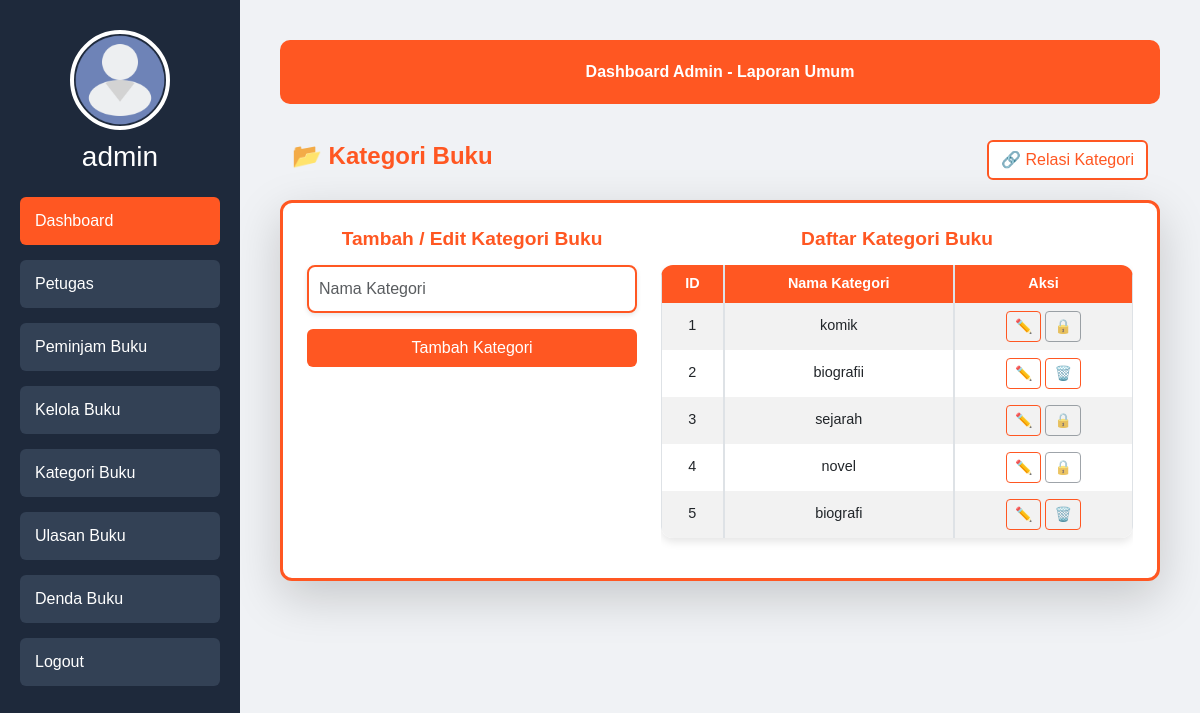
/modul/admin.php?page=kategori (signed in), run on the app's committed database.
### tables this page shows
CREATE TABLE `kategoribuku` (
  `KategoriID` int(11) NOT NULL,
  `NamaKategori` varchar(255) DEFAULT NULL
);

### lib/koneksi.php (called while the page is built, shortened)
<?php
class Database {
    private $host = "localhost";
    private $user = "root";
    private $pass = "majumapan";
    private $dbname = "digitalibrary";
    public function __construct() {
        try {
            $this->conn = new PDO("mysql:host=$this->host;dbname=$this->dbname;charset=utf8", $this->user, $this->pass);
        } catch (PDOException $e) {
            die("Koneksi gagal: " . $e->getMessage());
        }
    }
}
?>

### modul/kategoribuku.php (the view, shortened to what this page needs)
<?php
require_once "../lib/koneksi.php";
class KategoriBuku {
    private $conn;
    public function __construct() {
        $database = new Database();
        $this->conn = $database->conn;
    }
    public function getAllKategori() {
        $stmt = $this->conn->prepare("SELECT * FROM kategoribuku ORDER BY KategoriID ASC");
        $stmt->execute();
        return $stmt->fetchAll(PDO::FETCH_ASSOC);
    }
    public function kategoriTerpakai($id) {
        $sql = "SELECT 1 FROM kategoribuku_relasi WHERE KategoriID = :id LIMIT 1";
        $stmt = $this->conn->prepare($sql);
        $stmt->bindParam(":id", $id);
        $stmt->execute();
        return $stmt->fetch() !== false;
    }
}
$kategoriBuku = new KategoriBuku();
$kategoriList = $kategoriBuku->getAllKategori();
?>
<div class="container mt-3 d-flex justify-content-between align-items-center">
    <h2 style="color: #FF5722; font-weight: 600; font-size: 1.5rem;">📂 Kategori Buku</h2>
    <a href="?page=relasi" class="btn btn-orange">🔗 Relasi Kategori</a>
</div>
<div class="card shadow-lg p-4 border-3" style="border-color: #FF5722; margin-top:20px;">
    <div class="row">
        <div class="col-md-5">
            <h5 style="color: #FF5722; font-weight: 600; font-size: 1.2rem;">Tambah / Edit Kategori Buku</h5>
            <form action="" method="POST" style="margin-top:15px;">
                <input type="text" name="namaKategori" id="namaKategori" class="form-control mb-3" placeholder="Nama Kategori" required>
                <button type="submit" name="tambah" class="btn w-100 btn-tambah" style="background-color: #FF5722; color: #fff;">Tambah Kategori</button>
            </form>
        </div>
        <div class="col-md-7">
            <h5 style="color: #FF5722; font-weight: 600; font-size: 1.2rem;">Daftar Kategori Buku</h5>
            <div class="table-responsive" style="max-height: 400px; overflow-x: auto; margin-top:15px;">
                <table class="table table-bordered table-striped align-middle">
                    <thead>
                        <tr>
                            <th>ID</th>
                            <th>Nama Kategori</th>
                            <?php if (isset($_SESSION['role']) && $_SESSION['role'] === 'admin'): ?>
                                <th>Aksi</th>
                            <?php endif; ?>
                        </tr>
                    </thead>
                    <tbody>
                        <?php
                        $no = 1;
                        foreach ($kategoriList as $row):
                            $adaRelasi = $kategoriBuku->kategoriTerpakai($row['KategoriID']);
                        ?>
                        <tr>
                            <td class="text-center"><?= $no++; ?></td>
                            <td><?= htmlspecialchars($row["NamaKategori"]) ?></td>
                            <?php if (isset($_SESSION['role']) && $_SESSION['role'] === 'admin'): ?>
                            <td class="text-center">
                                <button class="btn btn-outline-warning btn-sm" onclick="editKategori('<?= $row['KategoriID'] ?>', '<?= $row['NamaKategori'] ?>')" style="border-color: #FF5722; color: #FF5722;">✏️</button>
                                <?php if (!$adaRelasi): ?>
                                    <a href="?page=kategori&delete=<?= $row['KategoriID'] ?>" class="btn btn-outline-danger btn-sm" style="border-color: #FF5722; color: #FF5722;" onclick="return confirm('Yakin ingin menghapus kategori ini?')">🗑️</a>
                                <?php else: ?>
                                    <button class="btn btn-outline-secondary btn-sm" disabled title="Kategori sedang digunakan">🔒</button>
                                <?php endif; ?>
                            </td>
                            <?php endif; ?>
                        </tr>
                        <?php endforeach; ?>
                    </tbody>
                </table>
            </div>
        </div>
    </div>
</div>

### modul/admin.php (style rules this page uses)
body { font-family: "Poppins", sans-serif; background: #f0f2f5; margin: 0; display: flex; height: 100vh; overflow: hidden; }
.card { background: #fff; padding: 25px; border-radius: 12px; box-shadow: 0 6px 12px rgba(0, 0, 0, 0.1); text-align: center; transition: transform 0.3s, box-shadow 0.3s; }

### modul/kategoribuku.php (style rules this page uses)
.btn-tambah, .btn-update { transition: background-color 0.3s ease, transform 0.2s ease; }
.form-control { border: 2px solid #FF5722; border-radius: 8px; padding: 10px; box-shadow: 0 2px 5px rgba(0, 0, 0, 0.1); outline: none; transition: border-color 0.3s ease, box-shadow 0.3s ease; }
.table-responsive { max-height: 300px; overflow-y: auto; }
.table { font-size: 0.9rem; width: 100%; border-collapse: separate; border-spacing: 0; border-radius: 12px; overflow: hidden; box-shadow: 0 4px 8px rgba(0, 0, 0, 0.1); }
.table thead th { background-color: #FF5722; color: #fff; text-align: center; }
.table td, .table th { padding: 8px; white-space: nowrap; overflow: hidden; text-overflow: ellipsis; max-width: 200px; }
.btn-orange { background-color: #fff; color: #FF5722; border: 2px solid #FF5722; transition: background-color 0.3s, color 0.3s; }

### data on the page
kategoribuku: NamaKategori "komik"
kategoribuku: NamaKategori "biografii"
kategoribuku: NamaKategori "sejarah"
kategoribuku: NamaKategori "novel"
kategoribuku: NamaKategori "biografi"

### other printed values
$_SESSION['username'] "admin"
